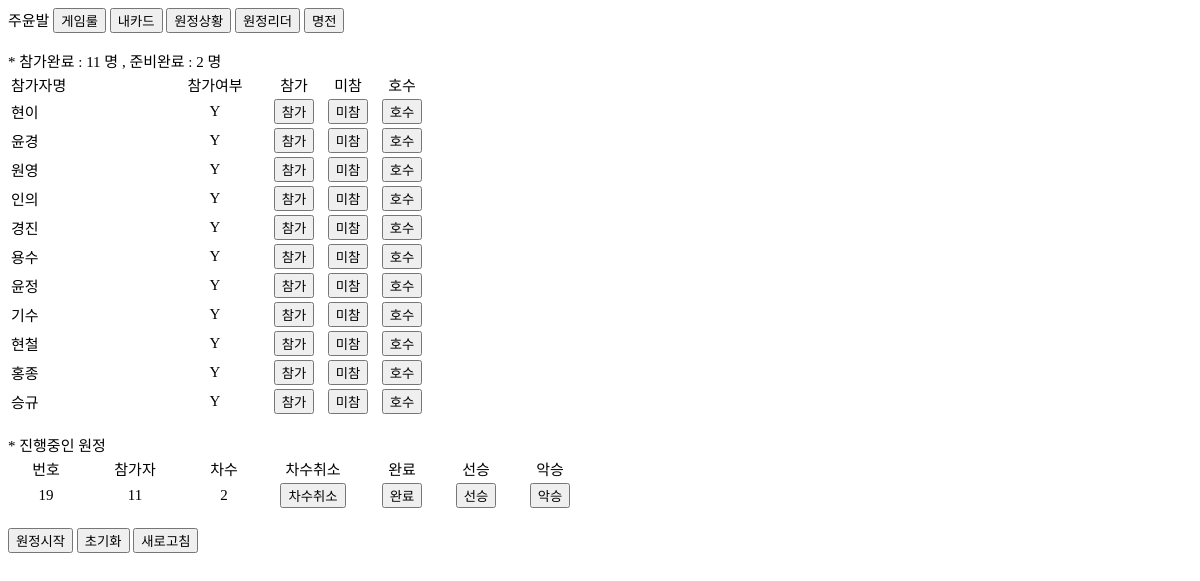
The page /start/주윤발/ on the database as committed earlier.
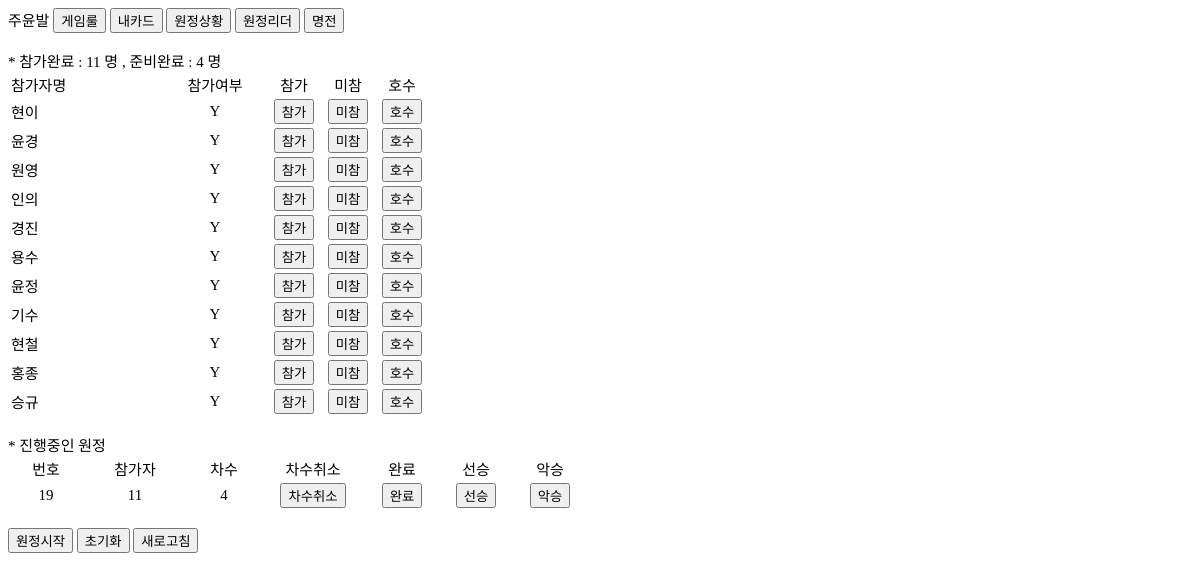
The same page on the database as committed later.
### abaloneDjango/models.py (models this page shows)
class Game(models.Model):
    gameId = models.IntegerField(default=0, help_text="원정번호")
    joinUserCnt = models.IntegerField(default=0, help_text="참여인수")
    expeditionSeq = models.IntegerField(default=1, help_text="진행중회차")
    completeYn = models.CharField(default='N', max_length=1)

### abaloneDjango/views.py (the view)
# urls.py: path('start/<str:username>/', start_view ,name='start_view'),
def start_view(request,username):
    template_name = 'abaloneDjango/start.html'
    userlist = User.objects.all().order_by('-joinYn')  # 추가
    joinusercnt = User.objects.filter(joinYn='Y').count()
    readyusercnt = User.objects.filter(readyYn='Y').count()
    gamelist = Game.objects.filter(completeYn='N')  # 추가
    context = {
        'username': username,  # 추가
        'userlist': userlist,  # 추가
        'joinusercnt': joinusercnt,  # 추가
        'readyusercnt': readyusercnt,  # 추가
        'gamelist':gamelist,
    }
    return render(request, template_name, context)

### abaloneDjango/templates/abaloneDjango/start.html (shortened to what this page needs)
<html lang="en">
<head>
</head>
<body>
{% include "./top_menu.html" %}
 * 참가완료 : {{ joinusercnt }} 명 , 준비완료 : {{ readyusercnt }}  명
<table>
    <tr>
        <td width="150" style="text-align:left">참가자명</td>
        <td width="100">참가여부</td>
        <td width="50">참가</td>
        <td width="50">미참</td>
        <td width="50">호수</td>
    </tr>
{% for user in userlist %}
    <tr>
        <td style="text-align:left">{{ user.username }}<font color="white">{{ user.assinKnightId }}</font></td>
        <td>{{ user.joinYn }}</td>
        <td><a href="{% url 'join_view' username=username targetusername=user.username %}"><input value="참가" type="button" width="100%"/></a></td>
        <td><a href="{% url 'delete_view' username=username targetusername=user.username %}"><input value="미참" type="button" width="100%"/></a></td>
        <td><a href="{% url 'hosu_view' username=username targetusername=user.username %}"><input value="호수" type="button" width="100%"/></a></td>
    </tr>
{% endfor %}
</table>
 * 진행중인 원정
<table>
    <tr>
        <td width="70">번호</td>
        <td width="100">참가자</td>
        <td width="70">차수</td>
        <td width="100">차수취소</td>
        <td width="70">완료</td>
        <td width="70">선승</td>
        <td width="70">악승</td>
    </tr>
{% for game in gamelist %}
    <tr>
        <td>{{ game.gameId }} </td>
        <td>{{ game.joinUserCnt }}</td>
        <td>{{ game.expeditionSeq }}</td>
        <td><a href="{% url 'expeditionSeq_ini_view' gameid=game.gameId username=username %}"><input id="expeditionSeq_ini" value="차수취소" type="button" width="100%"/></a></td>
        <td><a href="{% url 'game_complete_view' gameid=game.gameId username=username %}"><input id="game_complete" value="완료" type="button" width="100%"/></a></td>
        <td><a href="{% url 'game_succ_view' gameid=game.gameId username=username %}"><input id="game_succ" value="선승" type="button" width="100%"/></a></td>
        <td><a href="{% url 'game_fail_view' gameid=game.gameId username=username %}"><input id="game_fail" value="악승" type="button" width="100%"/></a></td>
    </tr>
{% endfor %}
</table>
<input id="start" onclick="location.href='{% url 'assin_view' username=username %}';return false;" value="원정시작" type="button" width="100%"/>
<input onclick="location.href='{% url 'init_view' username=username %}';return false;" value="초기화" type="button" width="100%"/>
<input onclick="location.href='{% url 'start_view' username=username %}';return false;" value="새로고침" type="button" width="100%"/>
</body>
</html>

Rows that differ between the two databases and show on the page:
changed Game: expeditionSeq "2" → "4"
Other text that changed with them:
{{ readyusercnt }}: "2" → "4"
